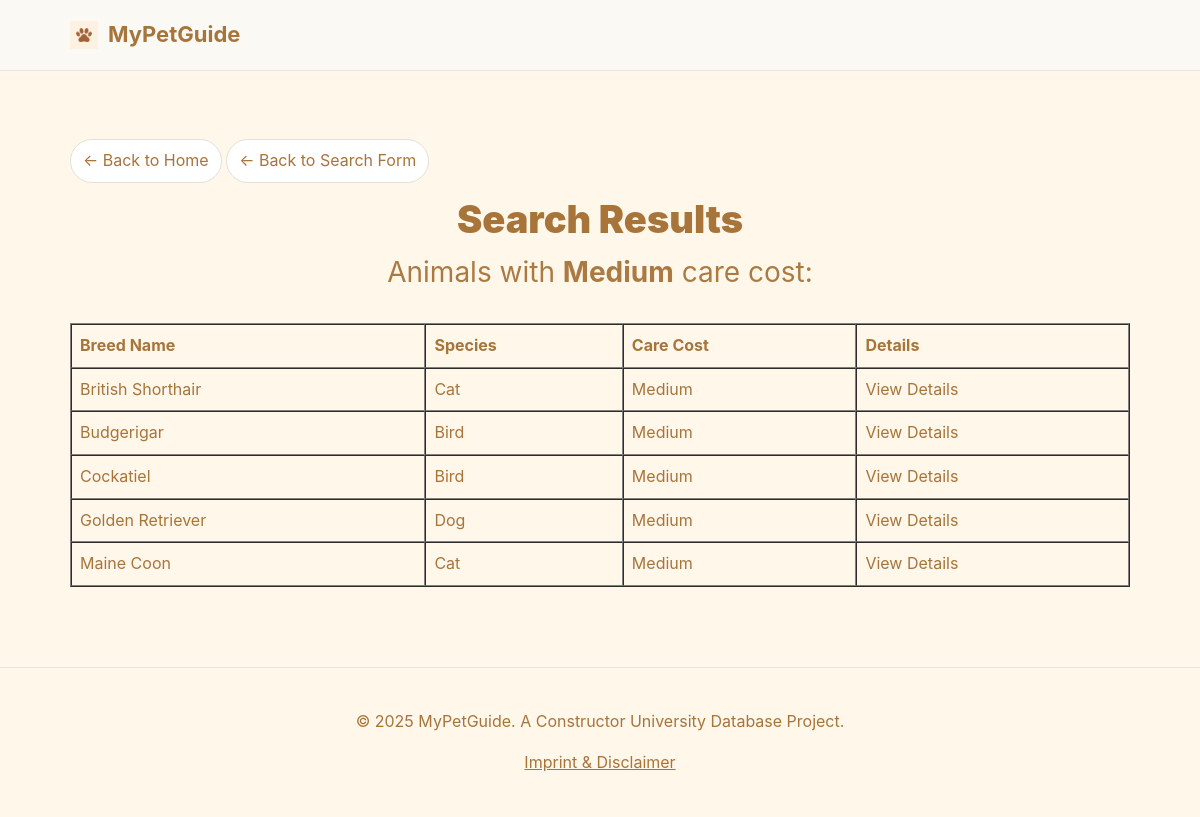
Before: /search/search_high_cost_results.php?care_cost_level=Medium with the older database file.
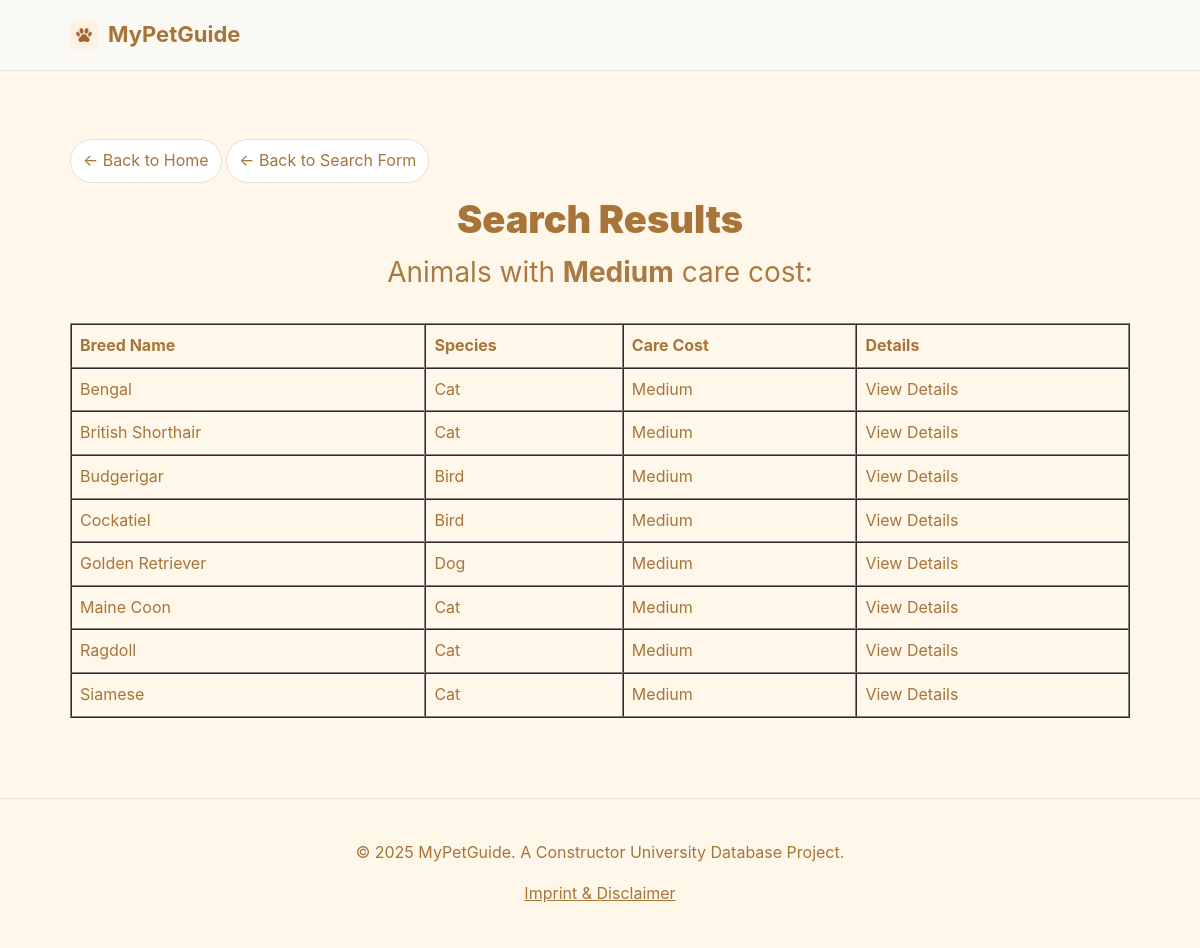
After: the same page with the newer database file.
### tables this page shows
CREATE TABLE Animal (
    animal_id INT AUTO_INCREMENT PRIMARY KEY,

    avg_size ENUM('Small','Medium','Large') NOT NULL,
    vocality ENUM('Quiet','Average','Loud') NOT NULL,
    shedding ENUM('Low','Medium','High') NOT NULL,
    temperament ENUM('Calm','Balanced','Playful') NOT NULL,
    energy ENUM('Laid_back','Moderate','Active') NOT NULL,
    sociability ENUM('Reserved','Indifferent','Sociable') NOT NULL,
    assertiveness ENUM('Submissive','Balanced','Assertive') NOT NULL DEFAULT 'Balanced',
    independence ENUM('Dependent','Moderate','Independent') NOT NULL,
    
    climate_tolerance ENUM('Cold','Temperate','Hot','Humid','Dry','Adaptable') NOT NULL DEFAULT 'Adaptable',
    space_requirements ENUM('Small','Medium','Large') NOT NULL,

    care_cost_level ENUM('Low','Medium','High') NOT NULL,
    hypoallergenic BOOLEAN NOT NULL DEFAULT FALSE
);

### search/search_high_cost_results.php (the view, shortened to what this page needs)
<?php include '../db/db_connect.php'; ?>
<!DOCTYPE html>
<html lang="en">
<head>
  <link rel="stylesheet" href="../css/style.css">
</head>
<body>
<header class="header">
  <div class="container header-inner">
    <div class="brand">
      <img src="../img/logo.png" alt="logo" width="28" height="28">
      <span class="brand-title">MyPetGuide</span>
    </div>
  </div>
</header>
<main class="section">
  <div class="container">
    <a href="../index.html" class="back-home">← Back to Home</a>
    <a href="search_high_cost_form.php" class="back-home">← Back to Search Form</a>
    <h1 class="h1" style="font-size:38px;">Search Results</h1>
<?php
$level = $_GET['care_cost_level'];
$stmt = $conn->prepare("
    SELECT a.animal_id, a.care_cost_level,
           COALESCE(d.breed_name, c.breed_name, b.breed_name) AS breed_name,
           CASE
              WHEN d.animal_id IS NOT NULL THEN 'Dog'
              WHEN c.animal_id IS NOT NULL THEN 'Cat'
              WHEN b.animal_id IS NOT NULL THEN 'Bird'
           END AS species
    FROM Animal a
    LEFT JOIN Dog d ON a.animal_id = d.animal_id
    LEFT JOIN Cat c ON a.animal_id = c.animal_id
    LEFT JOIN Bird b ON a.animal_id = b.animal_id
    WHERE a.care_cost_level = ?
      AND (d.animal_id IS NOT NULL OR c.animal_id IS NOT NULL OR b.animal_id IS NOT NULL)
    ORDER BY breed_name ASC
");
$stmt->bind_param("s", $level);
$stmt->execute();
$result = $stmt->get_result();
if ($result->num_rows > 0) {
    echo "<p class='sub'>Animals with <strong>" . htmlspecialchars($level) . "</strong> care cost:</p>";
    echo "<table class='data-table' border='1' cellspacing='0' cellpadding='8' style='margin-top:12px; width:100%; text-align:left;'>";
    echo "<tr>
            <th>Breed Name</th>
            <th>Species</th>
            <th>Care Cost</th>
            <th>Details</th>
          </tr>";
    while ($row = $result->fetch_assoc()) {
        echo "<tr>
                <td>" . htmlspecialchars($row['breed_name'] ?? '') . "</td>
                <td>" . htmlspecialchars($row['species'] ?? '') . "</td>
                <td>" . htmlspecialchars($row['care_cost_level'] ?? '') . "</td>
                <td><a href='search_high_cost_detail.php?id=" . $row['animal_id'] . "' class='gradlink'>View Details</a></td>
              </tr>";
    }
    echo "</table>";
} else {
    echo "<p>No animals found with care cost level <strong>" . htmlspecialchars($level) . "</strong>.</p>";
}
?>
  </div>
</main>
<footer class="footer">
  <div class="container">
    <p>© 2025 MyPetGuide. A Constructor University Database Project.</p>
    <p style="margin-top: 8px;">
      <a href="../imprint.html" class="gradlink">Imprint & Disclaimer</a>
    </p>
  </div>
</footer>
</body>
</html>

### css/style.css (style rules this page uses)
:root { --text-brown: #A7743A; --pink: #FF6B7D; --pink-light: #FFC2CC; --hover-blue: #7DB5FF; --cream: #FFF4D6; --peach: #F6C090; --beige-dark: #E8BE8A; --primary: var(--text-brown); --bg: #FFF7EA; --card-bg: #fff; }
* { box-sizing: border-box; }
body { margin: 0; font-family: Inter, Arial, sans-serif; background: var(--bg); color: var(--primary); line-height: 1.6; }
a { color: inherit; text-decoration: none; }
.container { max-width: 1100px; margin: 0 auto; padding: 0 20px; }
.header { position: sticky; top: 0; background: rgba(250,249,246,0.85); border-bottom: 1px solid #E8E6E0; backdrop-filter: blur(5px); z-index: 10; }
.header-inner { display: flex; justify-content: space-between; align-items: center; height: 70px; }
.brand { display: flex; align-items: center; gap: 10px; font-weight: bold; }
.brand-title { color: var(--text-brown); font-size: 22px; }
.h1 { font-size: 56px; line-height: 1.1; margin: 0; color: var(--text-brown); font-weight: 900; text-align: center; }
.sub { color: var(--text-brown); font-size: 28px; margin-top: 10px; text-align: center; opacity: 0.95; }
.section { padding: 60px 0 80px; }
html, body { height: 100%; }
body { display: flex; flex-direction: column; min-height: 100vh; }
main { flex: 1; }
.footer { border-top: 1px solid #E8E6E0; padding: 25px 0; text-align: center; color: var(--text-brown); }
.footer a { margin: 0 10px; text-decoration: underline; color: var(--text-brown); }
.back-home { display: inline-block; margin: 8px 0 16px; padding: 8px 12px; border: 1px solid #E1E1DC; border-radius: 999px; background: #fff; color: var(--text-brown); transition: 0.2s; }

Changed rows visible on the page:
added animal: breed_name "Bengal", species "Cat", care_cost_level "Medium"
added animal: breed_name "Ragdoll", species "Cat", care_cost_level "Medium"
added animal: breed_name "Siamese", species "Cat", care_cost_level "Medium"
